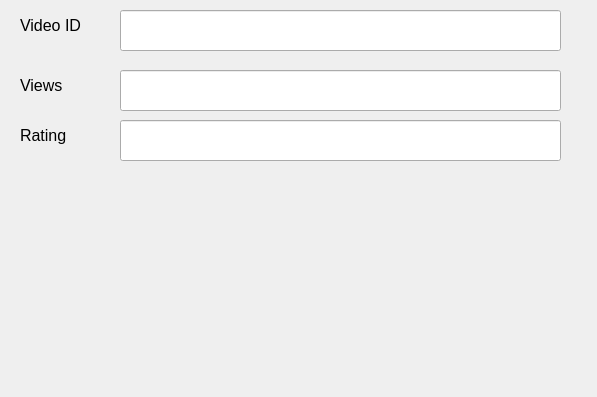
      <widget class="QWidget" name="scrollAreaWidgetContents">
       <property name="geometry">
        <rect>
         <x>0</x>
         <y>0</y>
         <width>597</width>
         <height>397</height>
        </rect>
       </property>
       <widget class="QLineEdit" name="lineEdit_17">
        <property name="geometry">
         <rect>
          <x>120</x>
          <y>10</y>
          <width>441</width>
          <height>41</height>
         </rect>
        </property>
        <property name="font">
         <font>
          <family>Segoe UI</family>
          <pointsize>10</pointsize>
         </font>
        </property>
        <property name="readOnly">
         <bool>true</bool>
        </property>
       </widget>
       <widget class="QLabel" name="label_10">
        <property name="geometry">
         <rect>
          <x>20</x>
          <y>10</y>
          <width>81</width>
          <height>31</height>
         </rect>
        </property>
        <property name="font">
         <font>
          <family>Segoe UI</family>
          <pointsize>12</pointsize>
         </font>
        </property>
        <property name="text">
         <string>Video ID</string>
        </property>
       </widget>
       <widget class="QLabel" name="label_11">
        <property name="geometry">
         <rect>
          <x>20</x>
          <y>70</y>
          <width>81</width>
          <height>31</height>
         </rect>
        </property>
        <property name="font">
         <font>
          <family>Segoe UI</family>
          <pointsize>12</pointsize>
         </font>
        </property>
        <property name="text">
         <string>Views</string>
        </property>
       </widget>
       <widget class="QLineEdit" name="lineEdit_18">
        <property name="geometry">
         <rect>
          <x>120</x>
          <y>70</y>
          <width>441</width>
          <height>41</height>
         </rect>
        </property>
        <property name="font">
         <font>
          <family>Segoe UI</family>
          <pointsize>10</pointsize>
         </font>
        </property>
        <property name="readOnly">
         <bool>true</bool>
        </property>
       </widget>
       <widget class="QLabel" name="label_12">
        <property name="geometry">
         <rect>
          <x>20</x>
          <y>120</y>
          <width>81</width>
          <height>31</height>
         </rect>
        </property>
        <property name="font">
         <font>
          <family>Segoe UI</family>
          <pointsize>12</pointsize>
         </font>
        </property>
        <property name="text">
         <string>Rating</string>
        </property>
       </widget>
       <widget class="QLineEdit" name="lineEdit_19">
        <property name="geometry">
         <rect>
          <x>120</x>
          <y>120</y>
          <width>441</width>
          <height>41</height>
         </rect>
        </property>
        <property name="font">
         <font>
          <family>Segoe UI</family>
          <pointsize>10</pointsize>
         </font>
        </property>
        <property name="readOnly">
         <bool>true</bool>
        </property>
       </widget>
      </widget>
